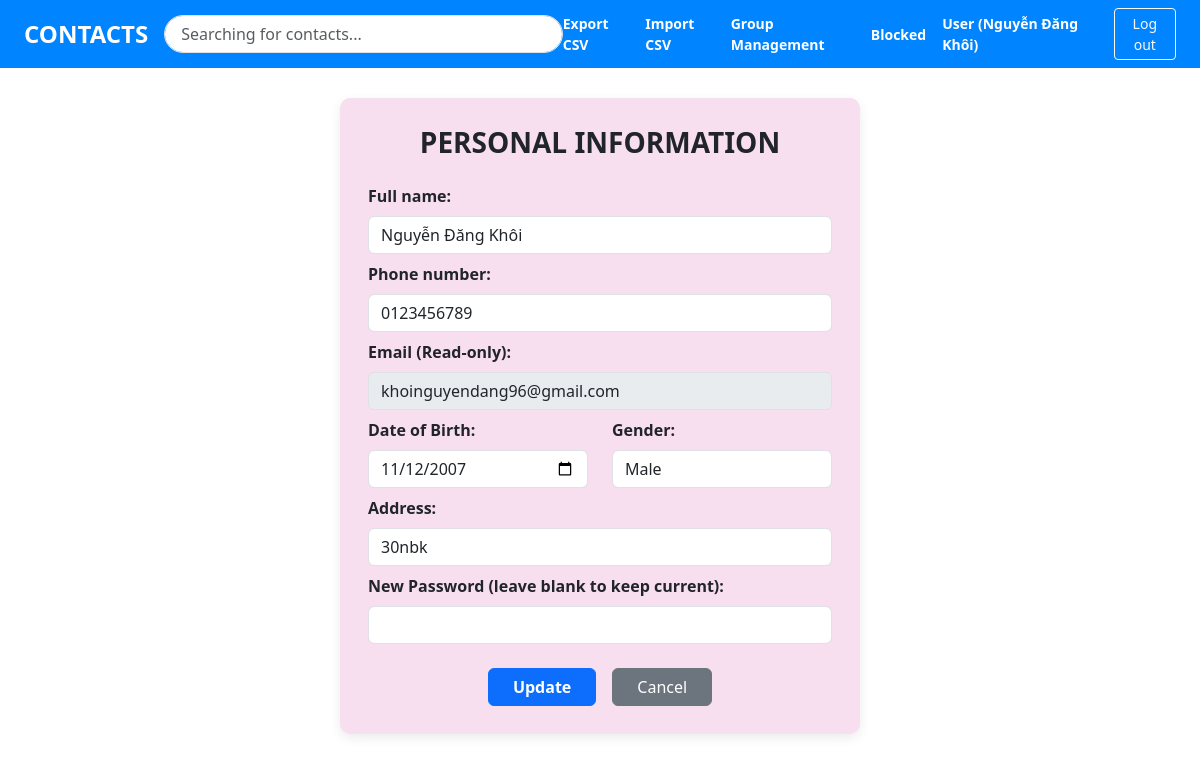
/profile (signed in), run on the app's committed database.
### tables this page shows
CREATE TABLE USERS (
        userID INTEGER PRIMARY KEY AUTOINCREMENT,
        fullName VARCHAR(100) NOT NULL,
        dateOfBirth DATE,
        gender VARCHAR(10),
        address VARCHAR(255),
        phoneNumber VARCHAR(20) NOT NULL,
        password VARCHAR(255) NOT NULL,
        email VARCHAR(100) UNIQUE NOT NULL,
        role VARCHAR(20) DEFAULT 'User'
    );

### controllers/auth_controller.py (the view)
@router.get("/profile")
def profile_page(request: Request, msg: str = "", error: str = ""):
    user_id = request.session.get("user_id")
    if not user_id:
        return RedirectResponse(url="/login", status_code=303)
    user = User.get_by_id(user_id)
    return templates.TemplateResponse(request=request, name="profile.html", context={"user": user, "msg": msg, "error": error})

### views/templates/profile.html
{% extends "base.html" %}
{% block content %}
<div class="pink-card">
    <h3 class="text-center fw-bold mb-4">PERSONAL INFORMATION</h3>
    <form method="post" action="/profile">
        <div class="mb-2">
            <label class="form-label fw-bold">Full name:</label>
            <input type="text" name="fullName" value="{{ user.fullName }}" class="form-control" required>
        </div>
        <div class="mb-2">
            <label class="form-label fw-bold">Phone number:</label>
            <input type="text" name="phoneNumber" value="{{ user.phoneNumber }}" class="form-control" required>
        </div>
        <div class="mb-2">
            <label class="form-label fw-bold">Email (Read-only):</label>
            <input type="email" value="{{ user.email }}" class="form-control" disabled>
        </div>
        <div class="row mb-2">
            <div class="col">
                <label class="form-label fw-bold">Date of Birth:</label>
                <input type="date" name="dateOfBirth" value="{{ user.dateOfBirth or '' }}" class="form-control">
            </div>
            <div class="col">
                <label class="form-label fw-bold">Gender:</label>
                <input type="text" name="gender" value="{{ user.gender or '' }}" class="form-control">
            </div>
        </div>
        <div class="mb-2">
            <label class="form-label fw-bold">Address:</label>
            <input type="text" name="address" value="{{ user.address or '' }}" class="form-control">
        </div>
        <div class="mb-4">
            <label class="form-label fw-bold">New Password (leave blank to keep current):</label>
            <input type="password" name="password" class="form-control">
        </div>
        <div class="d-flex justify-content-center gap-3">
            <button type="submit" class="btn btn-primary px-4 fw-bold">Update</button>
            <a href="/" class="btn btn-secondary px-4">Cancel</a>
        </div>
    </form>
</div>
{% endblock %}

### views/templates/base.html (shortened to what this page needs)
<!DOCTYPE html>
<html lang="en">
<head>
    <link href="https://cdn.jsdelivr.net/npm/bootstrap@5.3.2/dist/css/bootstrap.min.css" rel="stylesheet">
    <link rel="stylesheet" href="/static/style.css">
</head>
<body>
{% if request.session.get("user_id") %}
<nav class="navbar navbar-expand-lg navbar-dark navbar-custom px-4 py-2">
    <a class="navbar-brand fw-bold fs-4" href="/">CONTACTS</a>
    <form class="d-flex mx-auto" style="width: 38%;" action="/" method="get">
        <input class="form-control rounded-pill px-3" type="search" name="q" value="{{ q or '' }}" placeholder="Searching for contacts...">
    </form>
    <div class="d-flex align-items-center gap-3">
        <a href="/export" class="text-white text-decoration-none small fw-semibold">Export CSV</a>
        <a href="#" class="text-white text-decoration-none small fw-semibold" data-bs-toggle="modal" data-bs-target="#importModal">Import CSV</a>
        <a href="/groups" class="text-white text-decoration-none small fw-semibold">Group Management</a>
        <a href="/blocked" class="text-white text-decoration-none small fw-semibold">Blocked</a>
        <a href="/profile" class="text-white text-decoration-none small fw-semibold">User ({{ request.session.get("user_name") }})</a>
        <a href="/logout" class="btn btn-sm btn-outline-light">Log out</a>
    </div>
</nav>
{% endif %}
<div class="container mt-4">
    {% block content %}{% endblock %}
</div>
</body>
</html>

### views/static/style.css (style rules this page uses)
body { background-color: #ffffff; font-family: 'Segoe UI', Tahoma, Geneva, Verdana, sans-serif; }
.navbar-custom { background-color: #0084ff; }
.pink-card { background-color: #f8dff0; border-radius: 10px; padding: 28px; max-width: 520px; margin: 30px auto; box-shadow: 0 4px 12px rgba(0,0,0,0.08); }

### data on the page
USERS: session.get "Nguyễn Đăng Khôi", fullName "Nguyễn Đăng Khôi", phoneNumber "0123456789", email "khoinguyendang96@gmail.com", dateOfBirth "11/12/2007", gender "Male", address "30nbk"
